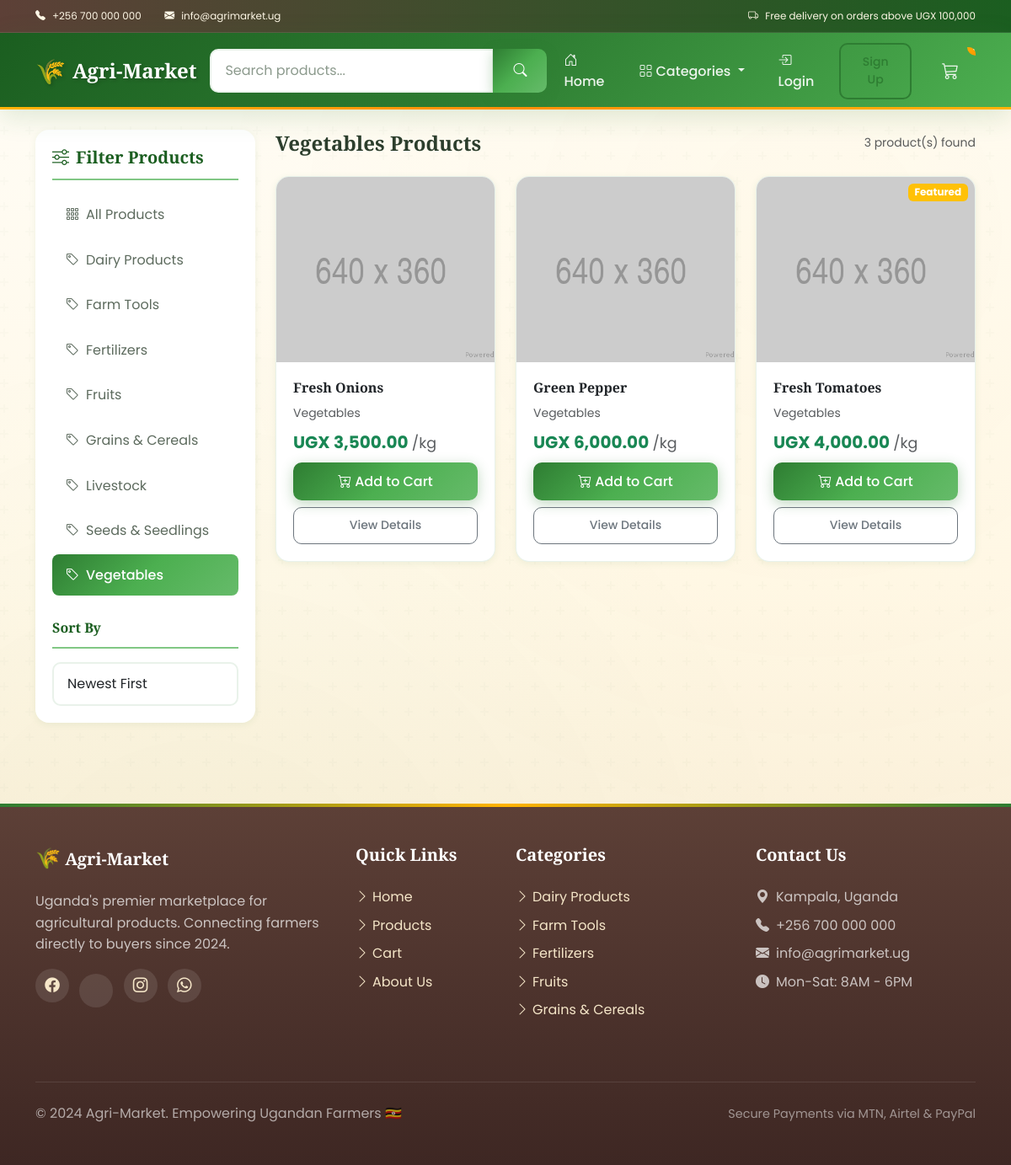
The app's page /?category=vegetables with its own data.
### store/models.py (models this page shows, shortened)
class Category(models.Model):
    name = models.CharField(max_length=200)
    slug = models.SlugField(max_length=200, unique=True)
    description = models.TextField(blank=True)
    image = models.ImageField(upload_to='categories/', null=True, blank=True)
    is_active = models.BooleanField(default=True)
    created_at = models.DateTimeField(auto_now_add=True)
    updated_at = models.DateTimeField(auto_now=True)
    class Meta:
        verbose_name_plural = 'Categories'
        ordering = ['name']

class Product(models.Model):
    UNIT_CHOICES = [
        ('kg', 'Kilogram'),
        ('g', 'Gram'),
        ('piece', 'Piece'),
        ('bunch', 'Bunch'),
        ('bag', 'Bag (50kg)'),
        ('crate', 'Crate'),
        ('litre', 'Litre'),
        ('dozen', 'Dozen'),
    ]
    name = models.CharField(max_length=200)
    slug = models.SlugField(max_length=200, unique=True, blank=True)
    category = models.ForeignKey(Category, on_delete=models.SET_NULL, null=True, blank=True, related_name='products')
    description = models.TextField(blank=True)
    price = models.DecimalField(max_digits=12, decimal_places=2)
    unit = models.CharField(max_length=20, choices=UNIT_CHOICES, default='kg')
    stock = models.PositiveIntegerField(default=0)
    digital = models.BooleanField(default=False, help_text='Is this a digital product (no shipping needed)?')
    image = models.ImageField(upload_to='products/', null=True, blank=True)
    seller = models.ForeignKey(Customer, on_delete=models.SET_NULL, null=True, blank=True, related_name='products')
    is_active = models.BooleanField(default=True)
    is_featured = models.BooleanField(default=False)
    created_at = models.DateTimeField(auto_now_add=True)
    updated_at = models.DateTimeField(auto_now=True)
    class Meta:
        ordering = ['-created_at']
    @property
    def imageURL(self):
        try:
            url = self.image.url
        except:
            url = '/static/images/placeholder.png'
        return url
    @property
    def in_stock(self):
        return self.stock > 0

### store/views.py (the view)
# urls.py: path('', include('store.urls')),
def store(request):
    data = cartData(request)
    cartItems = data['cartItems']
    category_slug = request.GET.get('category')
    search_query = request.GET.get('q')
    sort_by = request.GET.get('sort', 'newest')
    products = Product.objects.filter(is_active=True)
    if category_slug:
        products = products.filter(category__slug=category_slug)
    if search_query:
        products = products.filter(
            Q(name__icontains=search_query) |
            Q(description__icontains=search_query) |
            Q(category__name__icontains=search_query)
        )
    if sort_by == 'price_low':
        products = products.order_by('price')
    elif sort_by == 'price_high':
        products = products.order_by('-price')
    elif sort_by == 'name':
        products = products.order_by('name')
    else:  # newest
        products = products.order_by('-created_at')
    paginator = Paginator(products, 12)  # 12 products per page
    page_number = request.GET.get('page')
    products = paginator.get_page(page_number)
    categories = Category.objects.filter(is_active=True)
    featured_products = Product.objects.filter(is_active=True, is_featured=True)[:4]
    context = {
        "products": products,
        "categories": categories,
        "featured_products": featured_products,
        "cartItems": cartItems,
        "current_category": category_slug,
        "search_query": search_query,
        "sort_by": sort_by,
    }
    return render(request, "store/store.html", context)

### store/context_processors.py (called while the page is built)
def cart_data(request):
    data = cartData(request)
    return {
        'cartItems': data['cartItems'],
    }

def categories(request):
    return {
        'all_categories': Category.objects.filter(is_active=True),
    }

### store/utils.py (called while the page is built, shortened)
def cookieCart(request):
    try:
        cart = json.loads(request.COOKIES.get('cart', '{}'))
    except (json.JSONDecodeError, TypeError):
        cart = {}
    items = []
    order = {
        'get_cart_total': Decimal('0'),
        'get_cart_items': 0,
        'requires_shipping': False
    }
    cartItems = 0
    return {
        'cartItems': cartItems,
        'order': order,
        'items': items
    }

### store/templates/store/store.html (shortened to what this page needs)
{% extends 'store/main.html' %}
{% load static %}
{% load humanize %}
{% block content %}
<div class="row">
    <div class="col-lg-3 mb-4">
        <div class="category-filter sticky-top" style="top: 100px;">
            <h5><i class="bi bi-sliders me-2"></i>Filter Products</h5>
                <div class="list-group list-group-flush mb-4">
                    <a href="{% url 'store' %}"
                       class="list-group-item list-group-item-action {% if not current_category %}active{% endif %}">
                        <i class="bi bi-grid-3x3-gap me-2"></i>All Products
                    </a>
                    {% for category in categories %}
                    <a href="{% url 'store' %}?category={{ category.slug }}"
                       class="list-group-item list-group-item-action {% if current_category == category.slug %}active{% endif %}">
                        <i class="bi bi-tag me-2"></i>{{ category.name }}
                    </a>
                    {% endfor %}
                </div>
                <h6 class="mb-3" style="color: var(--agri-green-dark); border-bottom: 2px solid var(--agri-green-lighter); padding-bottom: 0.75rem;">Sort By</h6>
                <select class="form-select" id="sort-select" onchange="applySorting()">
                    <option value="newest" {% if sort_by == 'newest' %}selected{% endif %}>Newest First</option>
                </select>
            </div>
        </div>
    <div class="col-lg-9">
        <div class="d-flex justify-content-between align-items-center mb-4">
            <h4 class="mb-0">
                {% if current_category %}
                    {{ current_category|title }} Products
                {% else %}
                    All Products
                {% endif %}
            </h4>
            <small class="text-muted">{{ products.paginator.count }} product(s) found</small>
        </div>
        {% if products %}
        <div class="row stagger-children">
            {% for product in products %}
            <div class="col-md-6 col-lg-4 mb-4">
                <div class="card h-100 shadow-sm product-card">
                    <div class="position-relative">
                        <a href="{% url 'product_detail' product.slug %}">
                            <img src="{{ product.imageURL }}" class="card-img-top product-image" alt="{{ product.name }}">
                        </a>
                        {% if product.is_featured %}
                        <span class="badge bg-warning position-absolute top-0 end-0 m-2">Featured</span>
                        {% endif %}
                    </div>
                    <div class="card-body d-flex flex-column">
                        <div class="d-flex justify-content-between align-items-start mb-2">
                            <h6 class="card-title mb-0">
                                <a href="{% url 'product_detail' product.slug %}" class="text-decoration-none text-dark">
                                    {{ product.name }}
                                </a>
                            </h6>
                        </div>
                        {% if product.category %}
                        <small class="text-muted mb-2">{{ product.category.name }}</small>
                        {% endif %}
                        <p class="card-text text-success fw-bold fs-5 mt-auto mb-2">
                            UGX {{ product.price|intcomma }}
                            <small class="text-muted fw-normal">/{{ product.unit }}</small>
                        </p>
                        <div class="d-grid gap-2">
                            <button data-product="{{ product.id }}" data-action="add"
                                    class="btn btn-success update-cart {% if not product.in_stock %}disabled{% endif %}">
                                <i class="bi bi-cart-plus me-1"></i>Add to Cart
                            </button>
                            <a href="{% url 'product_detail' product.slug %}" class="btn btn-outline-secondary btn-sm">
                                View Details
                            </a>
                        </div>
                    </div>
                </div>
            </div>
            {% endfor %}
        </div>
        {% endif %}
    </div>
</div>
{% endblock content %}

### store/templates/store/main.html (shortened to what this page needs)
<!DOCTYPE html>
{% load static %}
{% load humanize %}
<html lang="en">
<head>
  <link href="https://cdn.jsdelivr.net/npm/bootstrap@5.3.0/dist/css/bootstrap.min.css" rel="stylesheet">
  <link rel="stylesheet" href="https://cdn.jsdelivr.net/npm/bootstrap-icons@1.10.0/font/bootstrap-icons.css">
  <link rel="stylesheet" href="{% static 'css/main.css' %}">
</head>
<body>
  <div class="top-bar d-none d-md-block">
    <div class="container">
      <div class="row align-items-center">
        <div class="col-md-6">
          <small><i class="bi bi-telephone-fill me-2"></i>+256 700 000 000</small>
          <small class="ms-4"><i class="bi bi-envelope-fill me-2"></i>info@agrimarket.ug</small>
        </div>
        <div class="col-md-6 text-end">
          <small><i class="bi bi-truck me-2"></i>Free delivery on orders above UGX 100,000</small>
        </div>
      </div>
    </div>
  </div>
  <nav class="navbar navbar-expand-lg navbar-dark sticky-top">
    <div class="container">
      <a class="navbar-brand" href="{% url 'store' %}">
        Agri-Market
      </a>
      <div class="collapse navbar-collapse" id="navbarMain">
        <form class="d-flex mx-auto my-2 my-lg-0" action="{% url 'store' %}" method="GET" style="max-width: 400px; width: 100%;">
          <div class="input-group">
            <input class="form-control" type="search" name="q" placeholder="Search products..."
                   value="{{ search_query|default:'' }}" aria-label="Search">
            <button class="btn btn-success" type="submit">
              <i class="bi bi-search"></i>
            </button>
          </div>
        </form>
        <ul class="navbar-nav ms-auto align-items-center">
          <li class="nav-item">
            <a class="nav-link" href="{% url 'store' %}"><i class="bi bi-house-door me-1"></i>Home</a>
          </li>
          <li class="nav-item dropdown">
            <a class="nav-link dropdown-toggle" href="#" id="categoriesDropdown" role="button"
               data-bs-toggle="dropdown" aria-expanded="false">
              <i class="bi bi-grid me-1"></i>Categories
            </a>
          </li>
          {% if user.is_authenticated %}
          <li class="nav-item dropdown">
            <a class="nav-link dropdown-toggle" href="#" id="userDropdown" role="button"
               data-bs-toggle="dropdown" aria-expanded="false">
              <i class="bi bi-person-circle me-1"></i>{{ user.username }}
            </a>
            <ul class="dropdown-menu dropdown-menu-end" aria-labelledby="userDropdown">
              <li><a class="dropdown-item" href="{% url 'profile' %}"><i class="bi bi-person me-2"></i>My Profile</a></li>
              <li><a class="dropdown-item" href="{% url 'wishlist' %}"><i class="bi bi-heart me-2"></i>Wishlist</a></li>
              <li><hr class="dropdown-divider"></li>
              <li><a class="dropdown-item text-danger" href="{% url 'logout' %}"><i class="bi bi-box-arrow-right me-2"></i>Logout</a></li>
            </ul>
          </li>
          {% else %}
          <li class="nav-item">
            <a class="nav-link" href="{% url 'login' %}"><i class="bi bi-box-arrow-in-right me-1"></i>Login</a>
          </li>
          <li class="nav-item">
            <a class="btn btn-outline-success btn-sm ms-2" href="{% url 'register' %}">Sign Up</a>
          </li>
          {% endif %}
          <li class="nav-item ms-3">
            <a class="nav-link position-relative" href="{% url 'cart' %}">
              <i class="bi bi-cart3 fs-5"></i>
              <span class="position-absolute top-0 start-100 translate-middle badge rounded-pill bg-danger" id="cart-total">
              </span>
            </a>
          </li>
        </ul>
      </div>
    </div>
  </nav>
  <main class="py-4">
    <div class="container">
      {% block content %}
      {% endblock content %}
    </div>
  </main>
  <footer class="py-5 mt-5">
    <div class="container">
      <div class="row">
        <div class="col-lg-4 mb-4">
          <h5><span style="font-size: 1.5rem;">🌾</span> Agri-Market</h5>
          <p style="color: rgba(255,255,255,0.7);">Uganda's premier marketplace for agricultural products. Connecting farmers directly to buyers since 2024.</p>
          <div class="social-links mt-3">
            <a href="#"><i class="bi bi-facebook"></i></a>
            <a href="#"></a>
            <a href="#"><i class="bi bi-instagram"></i></a>
            <a href="#"><i class="bi bi-whatsapp"></i></a>
          </div>
        </div>
        <div class="col-6 col-lg-2 mb-4">
          <h5>Quick Links</h5>
          <ul class="list-unstyled">
            <li class="mb-2"><a href="{% url 'store' %}"><i class="bi bi-chevron-right me-1"></i>Home</a></li>
            <li class="mb-2"><a href="{% url 'store' %}"><i class="bi bi-chevron-right me-1"></i>Products</a></li>
            <li class="mb-2"><a href="{% url 'cart' %}"><i class="bi bi-chevron-right me-1"></i>Cart</a></li>
            <li class="mb-2"><a href="#"><i class="bi bi-chevron-right me-1"></i>About Us</a></li>
          </ul>
        </div>
        <div class="col-6 col-lg-3 mb-4">
          <h5>Categories</h5>
          <ul class="list-unstyled">
            {% for category in all_categories|slice:":5" %}
            <li class="mb-2"><a href="{% url 'store' %}?category={{ category.slug }}"><i class="bi bi-chevron-right me-1"></i>{{ category.name }}</a></li>
            {% empty %}
            <li class="mb-2" style="color: rgba(255,255,255,0.5);">No categories yet</li>
            {% endfor %}
          </ul>
        </div>
        <div class="col-lg-3 mb-4">
          <h5>Contact Us</h5>
          <ul class="list-unstyled" style="color: rgba(255,255,255,0.7);">
            <li class="mb-2"><i class="bi bi-geo-alt-fill me-2"></i>Kampala, Uganda</li>
            <li class="mb-2"><i class="bi bi-telephone-fill me-2"></i>+256 700 000 000</li>
            <li class="mb-2"><i class="bi bi-envelope-fill me-2"></i>info@agrimarket.ug</li>
            <li class="mb-2"><i class="bi bi-clock-fill me-2"></i>Mon-Sat: 8AM - 6PM</li>
          </ul>
        </div>
      </div>
      <div class="footer-bottom">
        <div class="row align-items-center">
          <div class="col-md-6 text-center text-md-start">
            <p class="mb-0" style="color: rgba(255,255,255,0.6);">&copy; 2024 Agri-Market. Empowering Ugandan Farmers 🇺🇬</p>
          </div>
          <div class="col-md-6 text-center text-md-end mt-3 mt-md-0">
            <span style="color: rgba(255,255,255,0.5); font-size: 0.9rem;">Secure Payments via MTN, Airtel & PayPal</span>
          </div>
        </div>
      </div>
    </div>
  </footer>
</body>
</html>

### records on screen
Category: name "Dairy Products"
Category: name "Farm Tools"
Category: name "Fertilizers"
Category: name "Fruits"
Category: name "Grains & Cereals"
Category: name "Livestock"
Category: name "Seeds & Seedlings"
Category: name "Vegetables"
Product: name "Fresh Onions", category.name "Vegetables", price "3,500.00", unit "kg"
Product: name "Green Pepper", category.name "Vegetables", price "6,000.00", unit "kg"
Product: is_featured "Featured", name "Fresh Tomatoes", category.name "Vegetables", price "4,000.00", unit "kg"

### other values on screen
{{ current_category|title }} "Vegetables"
{{ products.paginator.count }} "3"
